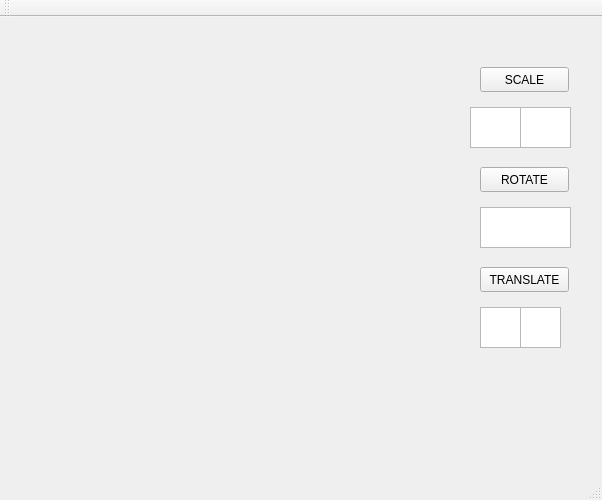
<?xml version="1.0" encoding="UTF-8"?>
<ui version="4.0">
 <class>MainWindow</class>
 <widget class="QMainWindow" name="MainWindow">
  <property name="geometry">
   <rect>
    <x>0</x>
    <y>0</y>
    <width>602</width>
    <height>500</height>
   </rect>
  </property>
  <property name="windowTitle">
   <string>MainWindow</string>
  </property>
  <widget class="QWidget" name="centralWidget">
   <widget class="QTextEdit" name="textEdit">
    <property name="geometry">
     <rect>
      <x>470</x>
      <y>90</y>
      <width>51</width>
      <height>41</height>
     </rect>
    </property>
    <property name="html">
     <string>&lt;!DOCTYPE HTML PUBLIC &quot;-//W3C//DTD HTML 4.0//EN&quot; &quot;http://www.w3.org/TR/REC-html40/strict.dtd&quot;&gt;
&lt;html&gt;&lt;head&gt;&lt;meta name=&quot;qrichtext&quot; content=&quot;1&quot; /&gt;&lt;style type=&quot;text/css&quot;&gt;
p, li { white-space: pre-wrap; }
&lt;/style&gt;&lt;/head&gt;&lt;body style=&quot; font-family:'Cantarell'; font-size:11pt; font-weight:400; font-style:normal;&quot;&gt;
&lt;p style=&quot;-qt-paragraph-type:empty; margin-top:0px; margin-bottom:0px; margin-left:0px; margin-right:0px; -qt-block-indent:0; text-indent:0px;&quot;&gt;&lt;br /&gt;&lt;/p&gt;&lt;/body&gt;&lt;/html&gt;</string>
    </property>
   </widget>
   <widget class="QPushButton" name="pushButton">
    <property name="geometry">
     <rect>
      <x>480</x>
      <y>50</y>
      <width>89</width>
      <height>25</height>
     </rect>
    </property>
    <property name="text">
     <string>SCALE</string>
    </property>
   </widget>
   <widget class="QTextEdit" name="textEdit_2">
    <property name="geometry">
     <rect>
      <x>520</x>
      <y>90</y>
      <width>51</width>
      <height>41</height>
     </rect>
    </property>
    <property name="html">
     <string>&lt;!DOCTYPE HTML PUBLIC &quot;-//W3C//DTD HTML 4.0//EN&quot; &quot;http://www.w3.org/TR/REC-html40/strict.dtd&quot;&gt;
&lt;html&gt;&lt;head&gt;&lt;meta name=&quot;qrichtext&quot; content=&quot;1&quot; /&gt;&lt;style type=&quot;text/css&quot;&gt;
p, li { white-space: pre-wrap; }
&lt;/style&gt;&lt;/head&gt;&lt;body style=&quot; font-family:'Cantarell'; font-size:11pt; font-weight:400; font-style:normal;&quot;&gt;
&lt;p style=&quot;-qt-paragraph-type:empty; margin-top:0px; margin-bottom:0px; margin-left:0px; margin-right:0px; -qt-block-indent:0; text-indent:0px;&quot;&gt;&lt;br /&gt;&lt;/p&gt;&lt;/body&gt;&lt;/html&gt;</string>
    </property>
   </widget>
   <widget class="QPushButton" name="pushButton_2">
    <property name="geometry">
     <rect>
      <x>480</x>
      <y>150</y>
      <width>89</width>
      <height>25</height>
     </rect>
    </property>
    <property name="text">
     <string>ROTATE</string>
    </property>
   </widget>
   <widget class="QPushButton" name="pushButton_3">
    <property name="geometry">
     <rect>
      <x>480</x>
      <y>250</y>
      <width>89</width>
      <height>25</height>
     </rect>
    </property>
    <property name="text">
     <string>TRANSLATE</string>
    </property>
   </widget>
   <widget class="QTextEdit" name="textEdit_3">
    <property name="geometry">
     <rect>
      <x>480</x>
      <y>290</y>
      <width>41</width>
      <height>41</height>
     </rect>
    </property>
    <property name="html">
     <string>&lt;!DOCTYPE HTML PUBLIC &quot;-//W3C//DTD HTML 4.0//EN&quot; &quot;http://www.w3.org/TR/REC-html40/strict.dtd&quot;&gt;
&lt;html&gt;&lt;head&gt;&lt;meta name=&quot;qrichtext&quot; content=&quot;1&quot; /&gt;&lt;style type=&quot;text/css&quot;&gt;
p, li { white-space: pre-wrap; }
&lt;/style&gt;&lt;/head&gt;&lt;body style=&quot; font-family:'Cantarell'; font-size:11pt; font-weight:400; font-style:normal;&quot;&gt;
&lt;p style=&quot;-qt-paragraph-type:empty; margin-top:0px; margin-bottom:0px; margin-left:0px; margin-right:0px; -qt-block-indent:0; text-indent:0px;&quot;&gt;&lt;br /&gt;&lt;/p&gt;&lt;/body&gt;&lt;/html&gt;</string>
    </property>
   </widget>
   <widget class="QTextEdit" name="textEdit_4">
    <property name="geometry">
     <rect>
      <x>520</x>
      <y>290</y>
      <width>41</width>
      <height>41</height>
     </rect>
    </property>
    <property name="html">
     <string>&lt;!DOCTYPE HTML PUBLIC &quot;-//W3C//DTD HTML 4.0//EN&quot; &quot;http://www.w3.org/TR/REC-html40/strict.dtd&quot;&gt;
&lt;html&gt;&lt;head&gt;&lt;meta name=&quot;qrichtext&quot; content=&quot;1&quot; /&gt;&lt;style type=&quot;text/css&quot;&gt;
p, li { white-space: pre-wrap; }
&lt;/style&gt;&lt;/head&gt;&lt;body style=&quot; font-family:'Cantarell'; font-size:11pt; font-weight:400; font-style:normal;&quot;&gt;
&lt;p style=&quot;-qt-paragraph-type:empty; margin-top:0px; margin-bottom:0px; margin-left:0px; margin-right:0px; -qt-block-indent:0; text-indent:0px;&quot;&gt;&lt;br /&gt;&lt;/p&gt;&lt;/body&gt;&lt;/html&gt;</string>
    </property>
   </widget>
   <widget class="QTextEdit" name="textEdit_5">
    <property name="geometry">
     <rect>
      <x>480</x>
      <y>190</y>
      <width>91</width>
      <height>41</height>
     </rect>
    </property>
    <property name="html">
     <string>&lt;!DOCTYPE HTML PUBLIC &quot;-//W3C//DTD HTML 4.0//EN&quot; &quot;http://www.w3.org/TR/REC-html40/strict.dtd&quot;&gt;
&lt;html&gt;&lt;head&gt;&lt;meta name=&quot;qrichtext&quot; content=&quot;1&quot; /&gt;&lt;style type=&quot;text/css&quot;&gt;
p, li { white-space: pre-wrap; }
&lt;/style&gt;&lt;/head&gt;&lt;body style=&quot; font-family:'Cantarell'; font-size:11pt; font-weight:400; font-style:normal;&quot;&gt;
&lt;p style=&quot;-qt-paragraph-type:empty; margin-top:0px; margin-bottom:0px; margin-left:0px; margin-right:0px; -qt-block-indent:0; text-indent:0px;&quot;&gt;&lt;br /&gt;&lt;/p&gt;&lt;/body&gt;&lt;/html&gt;</string>
    </property>
   </widget>
   <widget class="QLabel" name="label">
    <property name="geometry">
     <rect>
      <x>0</x>
      <y>0</y>
      <width>400</width>
      <height>400</height>
     </rect>
    </property>
    <property name="text">
     <string/>
    </property>
   </widget>
  </widget>
  <widget class="QMenuBar" name="menuBar">
   <property name="geometry">
    <rect>
     <x>0</x>
     <y>0</y>
     <width>602</width>
     <height>27</height>
    </rect>
   </property>
  </widget>
  <widget class="QToolBar" name="mainToolBar">
   <attribute name="toolBarArea">
    <enum>TopToolBarArea</enum>
   </attribute>
   <attribute name="toolBarBreak">
    <bool>false</bool>
   </attribute>
  </widget>
  <widget class="QStatusBar" name="statusBar"/>
 </widget>
 <layoutdefault spacing="6" margin="11"/>
 <resources/>
 <connections/>
</ui>
